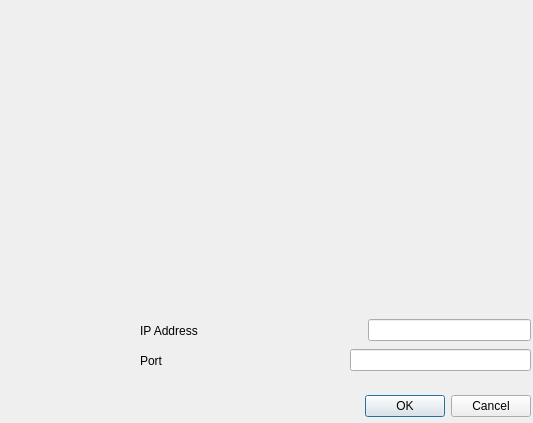
<?xml version="1.0" encoding="UTF-8"?>
<ui version="4.0">
 <class>ConnectToDialog</class>
 <widget class="QDialog" name="ConnectToDialog">
  <property name="geometry">
   <rect>
    <x>0</x>
    <y>0</y>
    <width>533</width>
    <height>423</height>
   </rect>
  </property>
  <property name="windowTitle">
   <string>Dialog</string>
  </property>
  <widget class="QDialogButtonBox" name="buttonBox">
   <property name="geometry">
    <rect>
     <x>190</x>
     <y>390</y>
     <width>341</width>
     <height>32</height>
    </rect>
   </property>
   <property name="orientation">
    <enum>Qt::Horizontal</enum>
   </property>
   <property name="standardButtons">
    <set>QDialogButtonBox::Cancel|QDialogButtonBox::Ok</set>
   </property>
  </widget>
  <widget class="QWidget" name="horizontalLayoutWidget">
   <property name="geometry">
    <rect>
     <x>140</x>
     <y>310</y>
     <width>391</width>
     <height>41</height>
    </rect>
   </property>
   <layout class="QHBoxLayout" name="horizontalLayout">
    <item>
     <widget class="QLabel" name="label">
      <property name="text">
       <string>IP Address</string>
      </property>
     </widget>
    </item>
    <item>
     <spacer name="horizontalSpacer">
      <property name="orientation">
       <enum>Qt::Horizontal</enum>
      </property>
      <property name="sizeHint" stdset="0">
       <size>
        <width>40</width>
        <height>20</height>
       </size>
      </property>
     </spacer>
    </item>
    <item>
     <widget class="QLineEdit" name="ipAddressLineEdit"/>
    </item>
   </layout>
  </widget>
  <widget class="QWidget" name="horizontalLayoutWidget_2">
   <property name="geometry">
    <rect>
     <x>140</x>
     <y>340</y>
     <width>391</width>
     <height>41</height>
    </rect>
   </property>
   <layout class="QHBoxLayout" name="horizontalLayout_2">
    <item>
     <widget class="QLabel" name="label_2">
      <property name="text">
       <string>Port</string>
      </property>
     </widget>
    </item>
    <item>
     <spacer name="horizontalSpacer_2">
      <property name="orientation">
       <enum>Qt::Horizontal</enum>
      </property>
      <property name="sizeHint" stdset="0">
       <size>
        <width>40</width>
        <height>20</height>
       </size>
      </property>
     </spacer>
    </item>
    <item>
     <widget class="QLineEdit" name="portLineEdit"/>
    </item>
   </layout>
  </widget>
  <widget class="QWidget" name="verticalLayoutWidget">
   <property name="geometry">
    <rect>
     <x>0</x>
     <y>0</y>
     <width>531</width>
     <height>311</height>
    </rect>
   </property>
   <layout class="QVBoxLayout" name="entriesLayout">
    <item>
     <layout class="QHBoxLayout" name="horizontalLayout_3"/>
    </item>
   </layout>
  </widget>
 </widget>
 <resources/>
 <connections>
  <connection>
   <sender>buttonBox</sender>
   <signal>accepted()</signal>
   <receiver>ConnectToDialog</receiver>
   <slot>accept()</slot>
   <hints>
    <hint type="sourcelabel">
     <x>248</x>
     <y>254</y>
    </hint>
    <hint type="destinationlabel">
     <x>157</x>
     <y>274</y>
    </hint>
   </hints>
  </connection>
  <connection>
   <sender>buttonBox</sender>
   <signal>rejected()</signal>
   <receiver>ConnectToDialog</receiver>
   <slot>reject()</slot>
   <hints>
    <hint type="sourcelabel">
     <x>316</x>
     <y>260</y>
    </hint>
    <hint type="destinationlabel">
     <x>286</x>
     <y>274</y>
    </hint>
   </hints>
  </connection>
 </connections>
</ui>
